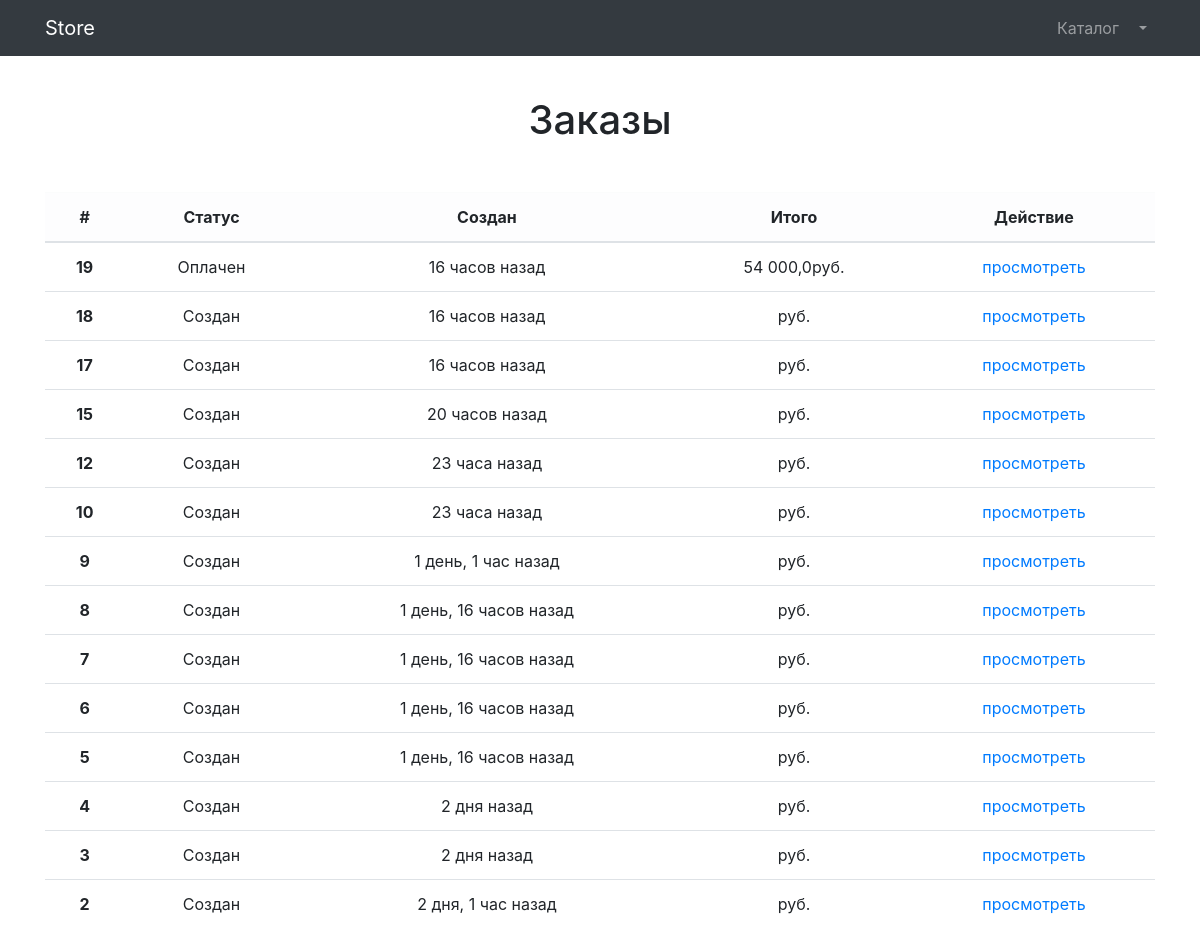
The app's page /orders/ (signed in), older data.
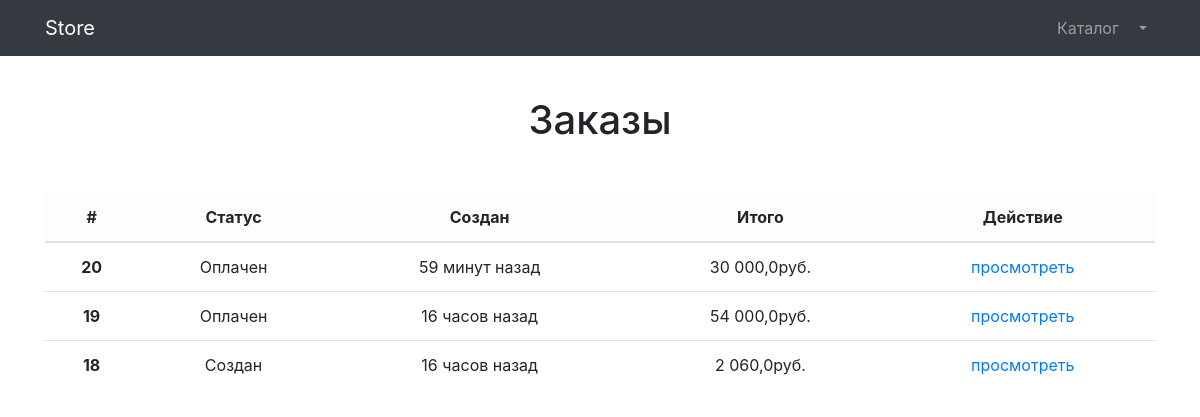
The same page, newer data.
### orders/models.py (models this page shows, shortened)
class Order(models.Model):
    CREATED = 0
    PAID = 1
    ON_WAY = 2
    DELIVERED = 3
    STATUSES = (
        (CREATED, 'Создан'),
        (PAID, 'Оплачен'),
        (ON_WAY, 'В пути'),
        (DELIVERED, 'Доставлен'),
    )
    first_name = models.CharField(max_length=64)
    last_name = models.CharField(max_length=64)
    email = models.EmailField(max_length=256)
    address = models.CharField(max_length=256)
    basket_history = models.JSONField(default=dict)
    created = models.DateTimeField(auto_now_add=True)
    status = models.SmallIntegerField(default=CREATED, choices=STATUSES)
    initiator = models.ForeignKey(to=User, on_delete=models.CASCADE)

### orders/views.py (the view)
# urls.py: path('', OrderListView.as_view(), name='orders_list'),
class OrderListView(TitleMixin, ListView):
    template_name = 'orders/orders.html'
    title = 'Store - Заказы'
    queryset = Order.objects.all()
    ordering = ('-created')
    def get_queryset(self):
        queryset = super(OrderListView, self).get_queryset()
        return queryset.filter(initiator=self.request.user)

### common/views.py (called while the page is built)
    def get_context_data(self, **kwargs):
        context = super(TitleMixin, self).get_context_data(**kwargs)
        context['title'] = self.title
        return context

### products/context_processors.py (called while the page is built)
def baskets(request):
    user = request.user
    return {'baskets': Basket.objects.filter(user=user) if user.is_authenticated else []}

### orders/templates/orders/orders.html
{% extends 'products/base.html' %}
{% load humanize %}
{% block content %}
    <section>
    <div class="container pt-5">
        <div class="text-center mt-5">
            <h1>Заказы</h1>
            <div class="orders mt-5">
                <table class="table">
                    <thead>
                    <tr class="table-light">
                        <th scope="col">#</th>
                        <th scope="col">Статус</th>
                        <th scope="col">Создан</th>
                        <th scope="col">Итого</th>
                        <th scope="col">Действие</th>
                    </tr>
                    </thead>
                    <tbody>
                    {% for order in object_list %}
                        <tr>
                        <th scope="row">{{ order.id }}</th>
                        <td>{{ order.get_status_display }}</td>
                        <td>{{ order.created|naturaltime }}</td>
                        <td>{{ order.basket_history.total_sum|intcomma }}руб.</td>
                        <td>
                            <a href="order.html">просмотреть</a>
                        </td>
                    </tr>
                    {% endfor %}
                    </tbody>
                </table>
            </div>
        </div>
    </div>
    </section>
{% endblock %}

### products/templates/products/base.html (shortened to what this page needs)
{% load static %}
<!DOCTYPE html>
<html lang="en">
<head>
    <link href="{% static 'vendor/bootstrap/css/bootstrap.min.css' %}" rel="stylesheet">
</head>
<body>
<nav class="navbar navbar-expand-lg navbar-dark bg-dark fixed-top">
    <div class="container">
        <a class="navbar-brand" href="{% url 'index' %}">Store</a>
        <div class="collapse navbar-collapse" id="navbarResponsive">
            <ul class="navbar-nav ml-auto">
                <li class="nav-item">
                    <a class="nav-link" href="{% url 'products:index' %}">Каталог  </a>
                </li>
                {% if user.is_authenticated %}
                    <li class="nav-item dropdown">
                    <a class="nav-link dropdown-toggle" href="#" id="navbarDropdown" role="button"
                       data-bs-toggle="dropdown" aria-expanded="false">
                    </a>
                </li>
                {% else %}
                    <li class="nav-item">
                    <a class="nav-link" href="{% url 'users:login' %}">Войти <i class="fas fa-sign-in-alt"></i></a>
                </li>
                {% endif %}
            </ul>
        </div>
    </div>
</nav>
{% block content %} {% endblock %}
</body>
</html>

Row changes from the older to the newer data that the page shows:
removed Order: id "17", status "Создан", created "16 часов назад"
removed Order: id "15", status "Создан", created "20 часов назад"
removed Order: id "12", status "Создан", created "23 часа назад"
removed Order: id "10", status "Создан", created "23 часа назад"
removed Order: id "9", status "Создан", created "1 день, 1 час назад"
removed Order: id "8", status "Создан", created "1 день, 16 часов назад"
removed Order: id "7", status "Создан", created "1 день, 16 часов назад"
removed Order: id "6", status "Создан", created "1 день, 16 часов назад"
removed Order: id "5", status "Создан", created "1 день, 16 часов назад"
removed Order: id "4", status "Создан", created "2 дня назад"
removed Order: id "3", status "Создан", created "2 дня назад"
removed Order: id "2", status "Создан", created "2 дня, 1 час назад"
added Order: id "20", status "Оплачен", created "59 минут назад", basket_history.total_sum "30 000,0"
changed Order "Создан": basket_history.total_sum (not shown) → "2 060,0"
